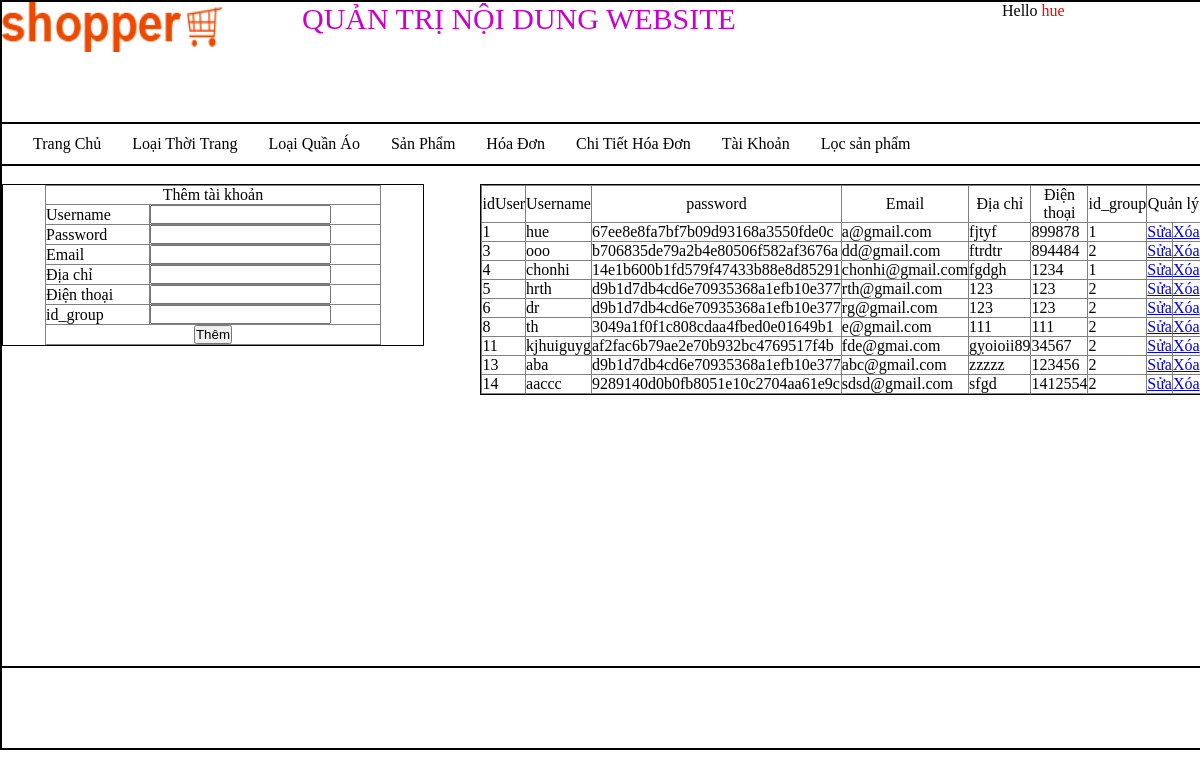
Page /quantri/quantri.php?quanly=qltk&xuly=themtk (signed in) on the committed database.
### tables this page shows
CREATE TABLE `user` (
  `idUser` int(11) NOT NULL,
  `pass` varchar(32) NOT NULL,
  `username` varchar(100) NOT NULL,
  `email` varchar(255) NOT NULL,
  `diachi` varchar(100) NOT NULL,
  `dienthoai` varchar(11) NOT NULL,
  `id_group` int(11) NOT NULL DEFAULT '2'
);

### quantri/QLtaikhoan/lietkeTK.php (the view)
<div align="center">
<table width="99%" border="1">
  <tr>
    <td><div align="center">idUser</div></td>
    <td><div align="center">Username</div></td>
    <td><div align="center">password</div></td>
    <td><div align="center">Email</div></td>
    <td><div align="center">Địa chỉ</div></td>
    <td><div align="center">Điện thoại</div></td>
    <td><div align="center">id_group</div></td>
    <td colspan="2"><div align="center">Quản lý</div></td>
  </tr>
   <?php
	$sql="select * from user";
	$stmt=$pdo->prepare($sql);
	$stmt->execute();
	while($row=$stmt->fetch(PDO::FETCH_ASSOC)){
	?>
  <tr>
    <td><?php echo $row['idUser'];?></td>
    <td><?php echo $row['username'];?></td>
    <td><?php echo $row['pass'];?></td>
    <td><?php echo $row['email'];?></td>
    <td><?php echo $row['diachi'];?></td>
    <td><?php echo $row['dienthoai'];?></td>
    <td><?php echo $row['id_group'];?></td>
    <td><div align="center"><a href="quantri.php?quanly=qltk&xuly=suatk&idu=<?php echo $row['idUser'];?>">Sửa</a></div></td>
    <td><div align="center"><a href="QLtaikhoan/xulyTK.php?idu=<?php echo $row['idUser'];?>">Xóa</a></div></td>
  </tr>
  <?php } ?>
</table>
</div>

### quantri/layout.css (style rules this page uses)
table { border-collapse:collapse; }
* { padding:0; margin:0; }

### rows in the picture
user: idUser "1", username "hue", pass "67ee8e8fa7bf7b09d93168a3550fde0c", email "a@gmail.com", diachi "fjtyf", dienthoai "899878", id_group "1"
user: idUser "3", username "ooo", pass "b706835de79a2b4e80506f582af3676a", email "dd@gmail.com", diachi "ftrdtr", dienthoai "894484", id_group "2"
user: idUser "4", username "chonhi", pass "14e1b600b1fd579f47433b88e8d85291", email "chonhi@gmail.com", diachi "fgdgh", dienthoai "1234", id_group "1"
user: idUser "5", username "hrth", pass "d9b1d7db4cd6e70935368a1efb10e377", email "rth@gmail.com", diachi "123", dienthoai "123", id_group "2"
user: idUser "6", username "dr", pass "d9b1d7db4cd6e70935368a1efb10e377", email "rg@gmail.com", diachi "123", dienthoai "123", id_group "2"
user: idUser "8", username "th", pass "3049a1f0f1c808cdaa4fbed0e01649b1", email "e@gmail.com", diachi "111", dienthoai "111", id_group "2"
user: idUser "11", username "kjhuiguyg", pass "af2fac6b79ae2e70b932bc4769517f4b", email "fde@gmai.com", diachi "gỵoioii89", dienthoai "34567", id_group "2"
user: idUser "13", username "aba", pass "d9b1d7db4cd6e70935368a1efb10e377", email "abc@gmail.com", diachi "zzzzz", dienthoai "123456", id_group "2"
user: idUser "14", username "aaccc", pass "9289140d0b0fb8051e10c2704aa61e9c", email "sdsd@gmail.com", diachi "sfgd", dienthoai "1412554", id_group "2"

### other values in the picture
$_SESSION['username'] "hue"
